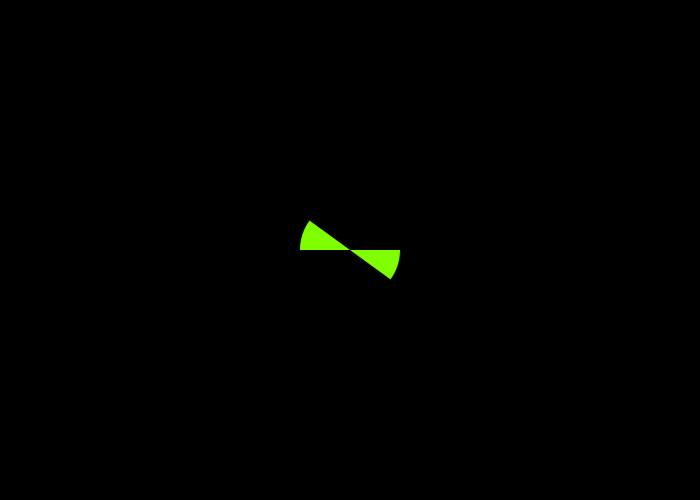
Frame 1 (no input)
Frame 60 (the mouse pressed at the canvas centre just before this capture): identical to frame 1, image omitted
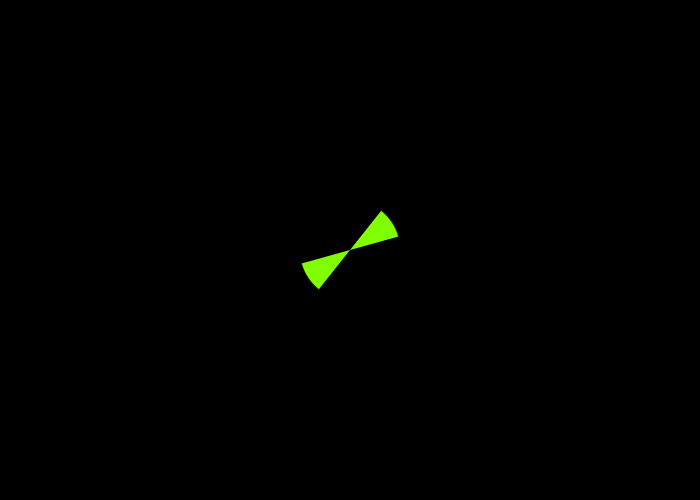
Frame 120 (the mouse held since frame 60 and released just before this capture)

The Processing sketch that drew these frames (run headless with seeded random() and noise(); from frame 60 on, the mouse is pressed at the canvas centre):

// Processing sketch: Arcs
// ── Arcs.pde
void setup() {
  size(700, 500);
}

void draw() {
  background(0);
  stroke(127, 255, 0);
  strokeWeight(0);
  smooth();
  fill(127, 255, 0);
  float mx = mouseX/30.;
  float my = mouseY/90.;
  arc(width/2, height/2, 100, 100, mx, PI/5+mx);
  arc(width/2, height/2, 100, 100, mx+PI, PI/5+mx+PI);
  arc(width/2, height/5, 100, 100, 0+PI/2+my, 0+PI/2-my);
}
